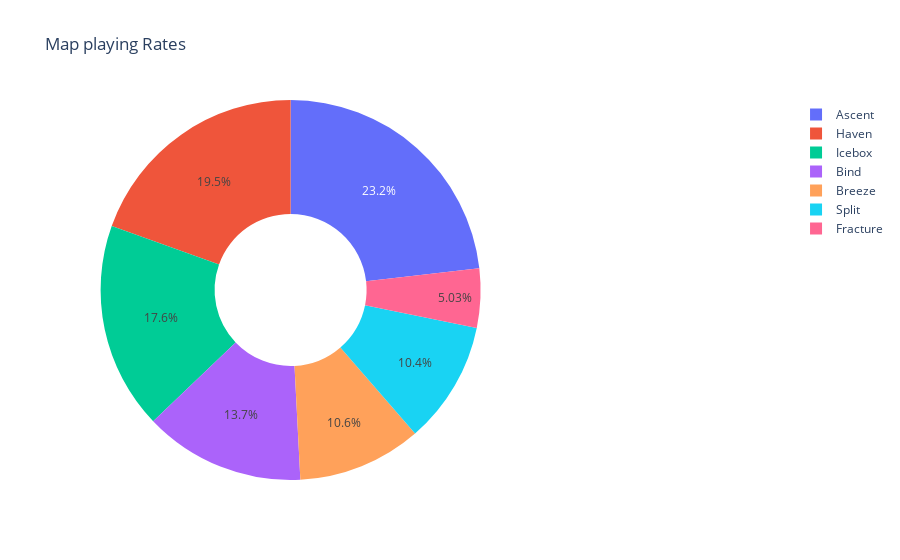

The cell this chart's notebook holds for it:
### Markdown cell above
<a id="subsection1"></a>
## Which are the most played maps? 
To do this, we are going to first load the data and perform some data cleaning to just get the percentages of played matched in each match. The three most played maps are (in descending order): Ascent, Haven and Icebox. This indicators are influenced by the frequency of each map coming up when a match starts, as well as selective queue dodging.

### Code cell
labels = ['Ascent','Haven','Icebox','Bind','Breeze','Split','Fracture']
fig = {
  "data": [
    {
      "values": maps_data['played'],
      "labels": labels,
      "domain": {"x": [0, .6]},
      "name": "Number Of Students Rates",
      "hoverinfo":"label+percent+name",
      "hole": .4,
      "type": "pie"
    },],
  "layout": {
        "title":"Map playing Rates"
    }
}
iplot(fig)

### Figure 1 — Plotly figure (JSON) as saved in the notebook; plotly's stock layout.template omitted (floating-point values rounded to 4 significant figures)
{"data": [{"domain": {"x": [0, 0.6]}, "hole": 0.4, "hoverinfo": "label+percent+name", "labels": ["Ascent", "Haven", "Icebox", "Bind", "Breeze", "Split", "Fracture"], "name": "Number Of Students Rates", "type": "pie", "values": [23.17, 19.53, 17.6, 13.69, 10.55, 10.43, 5.03]}], "layout": {"title": {"text": "Map playing Rates"}}}
